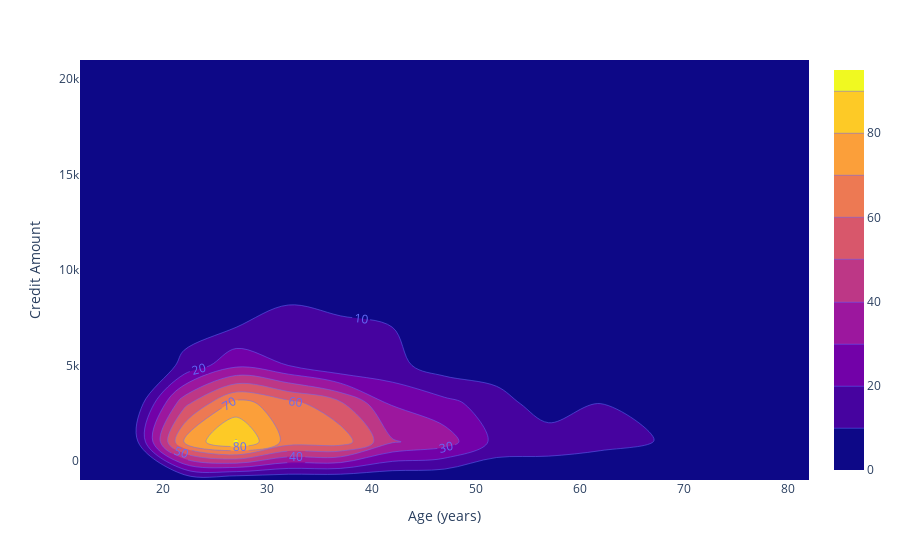

The notebook cell this image was saved under:
### Code cell
fig = px.density_contour(df_risk_credit, x='Age (years)', y='Credit Amount')
fig.update_traces(contours_coloring="fill", contours_showlabels = True)
fig.show()

### Figure 1 — Plotly figure (JSON) as saved in the notebook; plotly's stock layout.template omitted (floating-point values rounded to 4 significant figures; data arrays with more than 128 entries replaced by an {"elided": "..."} marker saying what was removed)
{"data": [{"contours": {"coloring": "fill", "showlabels": true}, "hovertemplate": "Age (years)=%{x}<br>Credit Amount=%{y}<br>count=%{z}<extra></extra>", "legendgroup": "", "line": {"color": "#636efa"}, "name": "", "showlegend": false, "type": "histogram2dcontour", "x": {"elided": "1000 int values"}, "xaxis": "x", "xbingroup": "x", "y": {"elided": "1000 int values"}, "yaxis": "y", "ybingroup": "y"}], "layout": {"legend": {"tracegroupgap": 0}, "margin": {"t": 60}, "xaxis": {"anchor": "y", "domain": [0, 1], "title": {"text": "Age (years)"}}, "yaxis": {"anchor": "x", "domain": [0, 1], "title": {"text": "Credit Amount"}}}}
